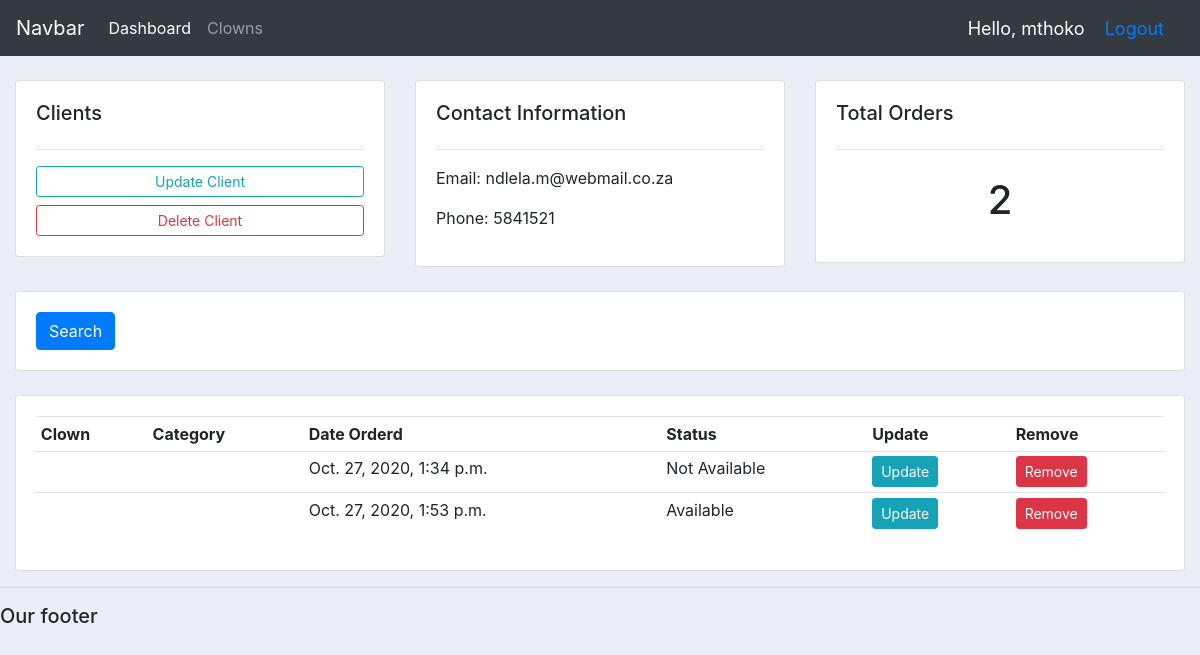
Page /clients/1/ (signed in) on the committed database.
### users/models.py (models this page shows, shortened)
class Client(models.Model):
	name = models.CharField(max_length=200, null=True)
	phone = models.CharField(max_length=200, null=True)
	email = models.CharField(max_length=200, null=True)
	date_created = models.DateTimeField(auto_now_add=True, null=True)

class Order(models.Model):
	STATUS = (
			('Pending', 'Pending'),
			('Not Available', 'Not Available'),
			('Available', 'Available'),
			)
	client = models.ForeignKey(Client, null=True, on_delete= models.SET_NULL)
	clown = models.ForeignKey(Clown, null=True, on_delete= models.SET_NULL)
	date_created = models.DateTimeField(auto_now_add=True, null=True)
	status = models.CharField(max_length=200, null=True, choices=STATUS)

### users/views.py (the view)
# urls.py: path('clients/<str:pk_test>/', views.clients, name="clients"),
@login_required(login_url='login')
def clients(request, pk_test):
	customer = Client.objects.get(id=pk_test)
	orders = customer.order_set.all()
	order_count = orders.count()
	context = {'customer':customer, 'orders':orders, 'order_count':order_count}
	return render(request, 'users/clients.html',context)

### users/templates/users/clients.html
{%  extends 'users/main.html' %}
{% block content %}
	<br>
<div class="row">
	<div class="col-md">
		<div class="card card-body">
			<h5>Clients</h5>
			<hr>
			<a class="btn btn-outline-info  btn-sm btn-block" href="">Update Client</a>
			<a class="btn btn-outline-danger  btn-sm btn-block" href="">Delete Client</a>
		</div>
	</div>
	<div class="col-md">
		<div class="card card-body">
			<h5>Contact Information</h5>
			<hr>
			<p>Email: {{customer.email}}</p>
			<p>Phone: {{customer.phone}}</p>
		</div>
	</div>
	<div class="col-md">
		<div class="card card-body">
			<h5>Total Orders</h5>
			<hr>
			<h1 style="text-align: center;padding: 10px">{{order_count}}</h1>
		</div>
	</div>
</div>
<br>
<div class="row">
	<div class="col">
		<div class="card card-body">
			<form method="get">
		    <button class="btn btn-primary" type="submit">Search</button>
		  </form>
		</div>
	</div>
</div>
<br>
<div class="row">
	<div class="col-md">
		<div class="card card-body">
			<table class="table table-sm">
				<tr>
					<th>Clown</th>
					<th>Category</th>
					<th>Date Orderd</th>
					<th>Status</th>
					<th>Update</th>
					<th>Remove</th>
				</tr>
				{% for order in orders %}
				<tr>
					<td>{{order.product}}</td>
					<td>{{order.product.category}}</td>
					<td>{{order.date_created}}</td>
					<td>{{order.status}}</td>
					<td><a class="btn btn-sm btn-info" href="">Update</a></td>
					<td><a class="btn btn-sm btn-danger" href="">Remove</a></td>
				</tr>
				{% endfor %}
			</table>
		</div>
	</div>
</div>
{% endblock content %}

### users/templates/users/navbar.html (shortened to what this page needs)
{% load static %}
<nav class="navbar navbar-expand-lg navbar-dark bg-dark">
  <a class="navbar-brand" href="#">Navbar</a>
  <div class="collapse navbar-collapse" id="navbarNav">
    <ul class="navbar-nav">
      <li class="nav-item active">
        <a class="nav-link" href="#">Dashboard</a>
      </li>
      <li class="nav-item">
        <a class="nav-link" href="#">Clowns</a>
      </li>
    </ul>
  </div>
  <span class="hello-msg">Hello, {{request.user}}</span>
  <span class="hello-msg"><a href="{% url 'logout' %}">Logout</a></span>
</nav>

### users/templates/users/main.html (style rules this page uses)
body { background-color: #ebeff5; }

### users/templates/users/navbar.html (style rules this page uses)
.hello-msg { font-size: 18px; color: #fff; margin-right: 20px; }

### rows in the picture
Client: email "ndlela.m@webmail.co.za", phone "5841521"
Order: date_created "Oct. 27, 2020, 1:34 p.m.", status "Not Available"
Order: date_created "Oct. 27, 2020, 1:53 p.m.", status "Available"

### other values in the picture
{{ request.user }} "mthoko"
{{ order_count }} "2"
